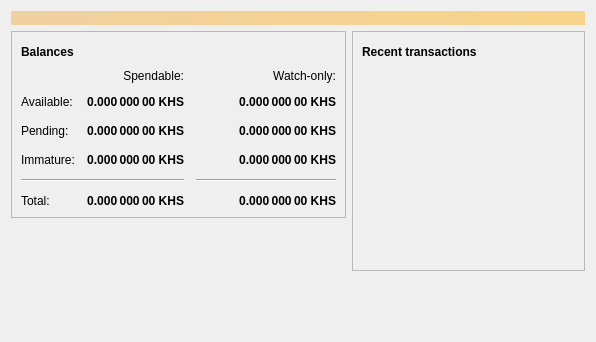
<?xml version="1.0" encoding="UTF-8"?>
<ui version="4.0">
 <class>OverviewPage</class>
 <widget class="QWidget" name="OverviewPage">
  <property name="geometry">
   <rect>
    <x>0</x>
    <y>0</y>
    <width>596</width>
    <height>342</height>
   </rect>
  </property>
  <property name="windowTitle">
   <string>Form</string>
  </property>
  <layout class="QVBoxLayout" name="topLayout">
   <item>
    <widget class="QLabel" name="labelAlerts">
     <property name="visible">
      <bool>false</bool>
     </property>
     <property name="styleSheet">
      <string notr="true">QLabel { background-color: qlineargradient(x1: 0, y1: 0, x2: 1, y2: 0, stop:0 #F0D0A0, stop:1 #F8D488); color:#000000; }</string>
     </property>
     <property name="wordWrap">
      <bool>true</bool>
     </property>
     <property name="margin">
      <number>3</number>
     </property>
     <property name="textInteractionFlags">
      <set>Qt::TextSelectableByMouse</set>
     </property>
    </widget>
   </item>
   <item>
    <layout class="QHBoxLayout" name="horizontalLayout" stretch="1,1">
     <item>
      <layout class="QVBoxLayout" name="verticalLayout_2">
       <item>
        <widget class="QFrame" name="frame">
         <property name="frameShape">
          <enum>QFrame::StyledPanel</enum>
         </property>
         <property name="frameShadow">
          <enum>QFrame::Raised</enum>
         </property>
         <layout class="QVBoxLayout" name="verticalLayout_4">
          <item>
           <layout class="QHBoxLayout" name="horizontalLayout_4">
            <item>
             <widget class="QLabel" name="label_5">
              <property name="font">
               <font>
                <weight>75</weight>
                <bold>true</bold>
               </font>
              </property>
              <property name="text">
               <string>Balances</string>
              </property>
             </widget>
            </item>
            <item>
             <widget class="QPushButton" name="labelWalletStatus">
              <property name="enabled">
               <bool>true</bool>
              </property>
              <property name="maximumSize">
               <size>
                <width>30</width>
                <height>16777215</height>
               </size>
              </property>
              <property name="toolTip">
               <string>The displayed information may be out of date. Your wallet automatically synchronizes with the Felicoin network after a connection is established, but this process has not completed yet.</string>
              </property>
              <property name="text">
               <string/>
              </property>
              <property name="icon">
               <iconset resource="../bitcoin.qrc">
                <normaloff>:/icons/warning</normaloff>
                <disabledoff>:/icons/warning</disabledoff>:/icons/warning</iconset>
              </property>
              <property name="iconSize">
               <size>
                <width>24</width>
                <height>24</height>
               </size>
              </property>
              <property name="flat">
               <bool>true</bool>
              </property>
             </widget>
            </item>
            <item>
             <spacer name="horizontalSpacer_3">
              <property name="orientation">
               <enum>Qt::Horizontal</enum>
              </property>
              <property name="sizeHint" stdset="0">
               <size>
                <width>40</width>
                <height>20</height>
               </size>
              </property>
             </spacer>
            </item>
           </layout>
          </item>
          <item>
           <layout class="QGridLayout" name="gridLayout">
            <property name="spacing">
             <number>12</number>
            </property>
            <item row="2" column="2">
             <widget class="QLabel" name="labelWatchPending">
              <property name="font">
               <font>
                <weight>75</weight>
                <bold>true</bold>
               </font>
              </property>
              <property name="cursor">
               <cursorShape>IBeamCursor</cursorShape>
              </property>
              <property name="toolTip">
               <string>Unconfirmed transactions to watch-only addresses</string>
              </property>
              <property name="text">
               <string notr="true">0.000 000 00 KHS</string>
              </property>
              <property name="alignment">
               <set>Qt::AlignRight|Qt::AlignTrailing|Qt::AlignVCenter</set>
              </property>
              <property name="textInteractionFlags">
               <set>Qt::LinksAccessibleByMouse|Qt::TextSelectableByKeyboard|Qt::TextSelectableByMouse</set>
              </property>
             </widget>
            </item>
            <item row="2" column="1">
             <widget class="QLabel" name="labelUnconfirmed">
              <property name="font">
               <font>
                <weight>75</weight>
                <bold>true</bold>
               </font>
              </property>
              <property name="cursor">
               <cursorShape>IBeamCursor</cursorShape>
              </property>
              <property name="toolTip">
               <string>Total of transactions that have yet to be confirmed, and do not yet count toward the spendable balance</string>
              </property>
              <property name="text">
               <string notr="true">0.000 000 00 KHS</string>
              </property>
              <property name="alignment">
               <set>Qt::AlignRight|Qt::AlignTrailing|Qt::AlignVCenter</set>
              </property>
              <property name="textInteractionFlags">
               <set>Qt::LinksAccessibleByMouse|Qt::TextSelectableByKeyboard|Qt::TextSelectableByMouse</set>
              </property>
             </widget>
            </item>
            <item row="3" column="2">
             <widget class="QLabel" name="labelWatchImmature">
              <property name="font">
               <font>
                <weight>75</weight>
                <bold>true</bold>
               </font>
              </property>
              <property name="cursor">
               <cursorShape>IBeamCursor</cursorShape>
              </property>
              <property name="toolTip">
               <string>Mined balance in watch-only addresses that has not yet matured</string>
              </property>
              <property name="text">
               <string notr="true">0.000 000 00 KHS</string>
              </property>
              <property name="alignment">
               <set>Qt::AlignRight|Qt::AlignTrailing|Qt::AlignVCenter</set>
              </property>
              <property name="textInteractionFlags">
               <set>Qt::LinksAccessibleByMouse|Qt::TextSelectableByKeyboard|Qt::TextSelectableByMouse</set>
              </property>
             </widget>
            </item>
            <item row="4" column="0" colspan="2">
             <widget class="Line" name="line">
              <property name="orientation">
               <enum>Qt::Horizontal</enum>
              </property>
             </widget>
            </item>
            <item row="4" column="2">
             <widget class="Line" name="lineWatchBalance">
              <property name="sizePolicy">
               <sizepolicy hsizetype="Preferred" vsizetype="Fixed">
                <horstretch>0</horstretch>
                <verstretch>0</verstretch>
               </sizepolicy>
              </property>
              <property name="minimumSize">
               <size>
                <width>140</width>
                <height>0</height>
               </size>
              </property>
              <property name="orientation">
               <enum>Qt::Horizontal</enum>
              </property>
             </widget>
            </item>
            <item row="5" column="0">
             <widget class="QLabel" name="labelTotalText">
              <property name="text">
               <string>Total:</string>
              </property>
             </widget>
            </item>
            <item row="3" column="1">
             <widget class="QLabel" name="labelImmature">
              <property name="font">
               <font>
                <weight>75</weight>
                <bold>true</bold>
               </font>
              </property>
              <property name="cursor">
               <cursorShape>IBeamCursor</cursorShape>
              </property>
              <property name="toolTip">
               <string>Mined balance that has not yet matured</string>
              </property>
              <property name="text">
               <string notr="true">0.000 000 00 KHS</string>
              </property>
              <property name="alignment">
               <set>Qt::AlignRight|Qt::AlignTrailing|Qt::AlignVCenter</set>
              </property>
              <property name="textInteractionFlags">
               <set>Qt::LinksAccessibleByMouse|Qt::TextSelectableByKeyboard|Qt::TextSelectableByMouse</set>
              </property>
             </widget>
            </item>
            <item row="2" column="3">
             <spacer name="horizontalSpacer_2">
              <property name="orientation">
               <enum>Qt::Horizontal</enum>
              </property>
              <property name="sizeHint" stdset="0">
               <size>
                <width>40</width>
                <height>20</height>
               </size>
              </property>
             </spacer>
            </item>
            <item row="3" column="0">
             <widget class="QLabel" name="labelImmatureText">
              <property name="text">
               <string>Immature:</string>
              </property>
             </widget>
            </item>
            <item row="5" column="1">
             <widget class="QLabel" name="labelTotal">
              <property name="font">
               <font>
                <weight>75</weight>
                <bold>true</bold>
               </font>
              </property>
              <property name="cursor">
               <cursorShape>IBeamCursor</cursorShape>
              </property>
              <property name="toolTip">
               <string>Your current total balance</string>
              </property>
              <property name="text">
               <string notr="true">0.000 000 00 KHS</string>
              </property>
              <property name="alignment">
               <set>Qt::AlignRight|Qt::AlignTrailing|Qt::AlignVCenter</set>
              </property>
              <property name="textInteractionFlags">
               <set>Qt::LinksAccessibleByMouse|Qt::TextSelectableByKeyboard|Qt::TextSelectableByMouse</set>
              </property>
             </widget>
            </item>
            <item row="5" column="2">
             <widget class="QLabel" name="labelWatchTotal">
              <property name="font">
               <font>
                <weight>75</weight>
                <bold>true</bold>
               </font>
              </property>
              <property name="cursor">
               <cursorShape>IBeamCursor</cursorShape>
              </property>
              <property name="toolTip">
               <string>Current total balance in watch-only addresses</string>
              </property>
              <property name="text">
               <string notr="true">0.000 000 00 KHS</string>
              </property>
              <property name="alignment">
               <set>Qt::AlignRight|Qt::AlignTrailing|Qt::AlignVCenter</set>
              </property>
              <property name="textInteractionFlags">
               <set>Qt::LinksAccessibleByMouse|Qt::TextSelectableByKeyboard|Qt::TextSelectableByMouse</set>
              </property>
             </widget>
            </item>
            <item row="0" column="2">
             <widget class="QLabel" name="labelWatchonly">
              <property name="text">
               <string>Watch-only:</string>
              </property>
              <property name="alignment">
               <set>Qt::AlignRight|Qt::AlignTrailing|Qt::AlignVCenter</set>
              </property>
             </widget>
            </item>
            <item row="1" column="0">
             <widget class="QLabel" name="labelBalanceText">
              <property name="text">
               <string>Available:</string>
              </property>
             </widget>
            </item>
            <item row="1" column="1">
             <widget class="QLabel" name="labelBalance">
              <property name="font">
               <font>
                <weight>75</weight>
                <bold>true</bold>
               </font>
              </property>
              <property name="cursor">
               <cursorShape>IBeamCursor</cursorShape>
              </property>
              <property name="toolTip">
               <string>Your current spendable balance</string>
              </property>
              <property name="text">
               <string notr="true">0.000 000 00 KHS</string>
              </property>
              <property name="alignment">
               <set>Qt::AlignRight|Qt::AlignTrailing|Qt::AlignVCenter</set>
              </property>
              <property name="textInteractionFlags">
               <set>Qt::LinksAccessibleByMouse|Qt::TextSelectableByKeyboard|Qt::TextSelectableByMouse</set>
              </property>
             </widget>
            </item>
            <item row="1" column="2">
             <widget class="QLabel" name="labelWatchAvailable">
              <property name="font">
               <font>
                <weight>75</weight>
                <bold>true</bold>
               </font>
              </property>
              <property name="cursor">
               <cursorShape>IBeamCursor</cursorShape>
              </property>
              <property name="toolTip">
               <string>Your current balance in watch-only addresses</string>
              </property>
              <property name="text">
               <string notr="true">0.000 000 00 KHS</string>
              </property>
              <property name="alignment">
               <set>Qt::AlignRight|Qt::AlignTrailing|Qt::AlignVCenter</set>
              </property>
              <property name="textInteractionFlags">
               <set>Qt::LinksAccessibleByMouse|Qt::TextSelectableByKeyboard|Qt::TextSelectableByMouse</set>
              </property>
             </widget>
            </item>
            <item row="2" column="0">
             <widget class="QLabel" name="labelPendingText">
              <property name="text">
               <string>Pending:</string>
              </property>
             </widget>
            </item>
            <item row="0" column="1">
             <widget class="QLabel" name="labelSpendable">
              <property name="text">
               <string>Spendable:</string>
              </property>
              <property name="alignment">
               <set>Qt::AlignRight|Qt::AlignTrailing|Qt::AlignVCenter</set>
              </property>
             </widget>
            </item>
           </layout>
          </item>
         </layout>
        </widget>
       </item>
       <item>
        <spacer name="verticalSpacer">
         <property name="orientation">
          <enum>Qt::Vertical</enum>
         </property>
         <property name="sizeHint" stdset="0">
          <size>
           <width>20</width>
           <height>40</height>
          </size>
         </property>
        </spacer>
       </item>
      </layout>
     </item>
     <item>
      <layout class="QVBoxLayout" name="verticalLayout_3">
       <item>
        <widget class="QFrame" name="frame_2">
         <property name="frameShape">
          <enum>QFrame::StyledPanel</enum>
         </property>
         <property name="frameShadow">
          <enum>QFrame::Raised</enum>
         </property>
         <layout class="QVBoxLayout" name="verticalLayout">
          <item>
           <layout class="QHBoxLayout" name="horizontalLayout_2">
            <item>
             <widget class="QLabel" name="label_4">
              <property name="font">
               <font>
                <weight>75</weight>
                <bold>true</bold>
               </font>
              </property>
              <property name="text">
               <string>Recent transactions</string>
              </property>
             </widget>
            </item>
            <item>
             <widget class="QPushButton" name="labelTransactionsStatus">
              <property name="enabled">
               <bool>true</bool>
              </property>
              <property name="maximumSize">
               <size>
                <width>30</width>
                <height>16777215</height>
               </size>
              </property>
              <property name="toolTip">
               <string>The displayed information may be out of date. Your wallet automatically synchronizes with the Felicoin network after a connection is established, but this process has not completed yet.</string>
              </property>
              <property name="text">
               <string/>
              </property>
              <property name="icon">
               <iconset resource="../bitcoin.qrc">
                <normaloff>:/icons/warning</normaloff>
                <disabledoff>:/icons/warning</disabledoff>:/icons/warning</iconset>
              </property>
              <property name="iconSize">
               <size>
                <width>24</width>
                <height>24</height>
               </size>
              </property>
              <property name="flat">
               <bool>true</bool>
              </property>
             </widget>
            </item>
            <item>
             <spacer name="horizontalSpacer">
              <property name="orientation">
               <enum>Qt::Horizontal</enum>
              </property>
              <property name="sizeHint" stdset="0">
               <size>
                <width>40</width>
                <height>20</height>
               </size>
              </property>
             </spacer>
            </item>
           </layout>
          </item>
          <item>
           <widget class="QListView" name="listTransactions">
            <property name="styleSheet">
             <string notr="true">QListView { background: transparent; }</string>
            </property>
            <property name="frameShape">
             <enum>QFrame::NoFrame</enum>
            </property>
            <property name="verticalScrollBarPolicy">
             <enum>Qt::ScrollBarAlwaysOff</enum>
            </property>
            <property name="horizontalScrollBarPolicy">
             <enum>Qt::ScrollBarAlwaysOff</enum>
            </property>
            <property name="selectionMode">
             <enum>QAbstractItemView::NoSelection</enum>
            </property>
           </widget>
          </item>
         </layout>
        </widget>
       </item>
       <item>
        <spacer name="verticalSpacer_2">
         <property name="orientation">
          <enum>Qt::Vertical</enum>
         </property>
         <property name="sizeHint" stdset="0">
          <size>
           <width>20</width>
           <height>40</height>
          </size>
         </property>
        </spacer>
       </item>
      </layout>
     </item>
    </layout>
   </item>
  </layout>
 </widget>
 <resources/>
 <connections/>
</ui>
